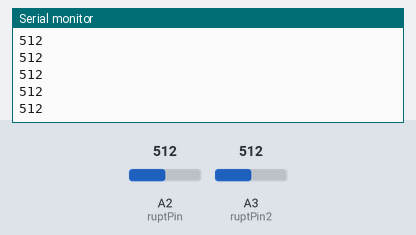
This sketch was run on a simulated Arduino Uno, built with avr-gcc and run on an emulated ATmega328P. Parts: the last lines printed to the serial monitor. The test bench sets the inputs (shaded band); at power-on: A2 (ruptPin) = 512, A3 (ruptPin2) = 512.

Above: at 1.2 s.
1.3 s: A2 (ruptPin) set to 716
At 1.32 s:
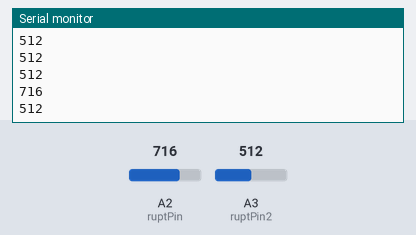
2.8 s: A3 (ruptPin2) set to 306
At 2.82 s:
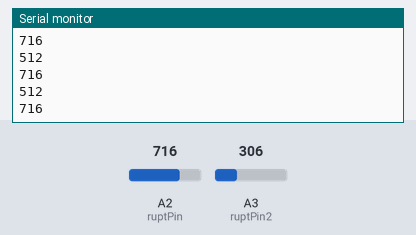
4.3 s: A2 (ruptPin) set to 900
At 4.33 s:
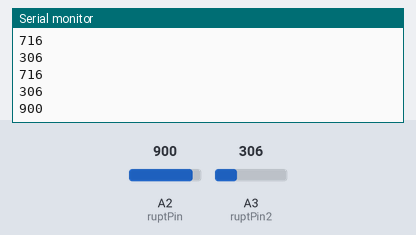
5.8 s: A3 (ruptPin2) set to 122
At 5.84 s:
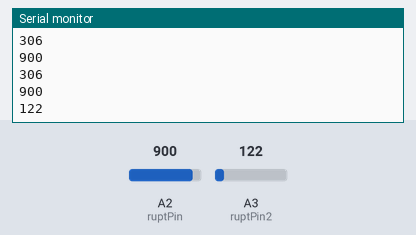
Timing chart, 0 to 8.3 s (numbered marks = the images above; inputs shaded):
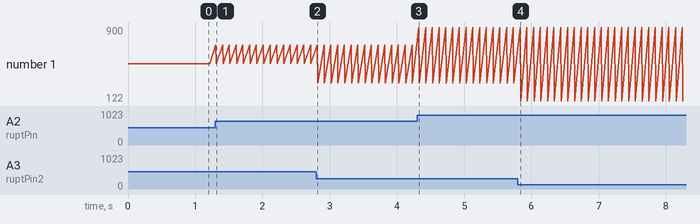

The sketch:

photo_interrupter.ino
```cpp
#include <Arduino.h>

/* Analog Read Interrupter
* -----------------------
*/

int ruptPin = 2; // select the input pin for the interrupter
int val = 0; // variable to store the value coming from the sensor

int ruptPin2 = 3; // select the input pin for the interrupter
int val2 = 0; // variable to store the value coming from the sensor

void setup()
{
    Serial.begin(9600); // set up Serial library at 9600 bps
}

void loop()
{
    val = analogRead(ruptPin); // read the value from the sensor
    Serial.println(val); // print the sensor value to the serial monitor
        val2 = analogRead(ruptPin2); // read the value from the sensor
    Serial.println(val2); // print the sensor value to the serial monitor
    delay(50);
    delay(50);
}
```

Measured:
- after the input at 1.3 s, the serial monitor: prints a new line at once (image 1)
- after the input at 4.3 s, the serial monitor: prints a new line at once (image 3)
- after the input at 5.8 s, the serial monitor: prints a new line at once (image 4)
- plotted number 1: 512 → 306 after the input at 2.8 s, 306 → 122 after the input at 5.8 s
